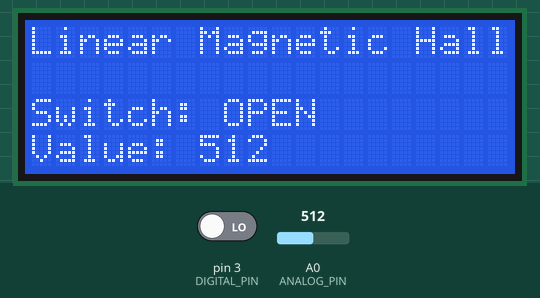
This program was run on a simulated Arduino Uno, built with avr-gcc and run on an emulated ATmega328P. Shown: 20×4 character LCD. The inputs (shaded band) are chosen by the test bench; at power-on: pin 3 (DIGITAL_PIN) LOW, A0 (ANALOG_PIN) = 512.

Above: at 1.2 s.
1.3 s: pin 3 (DIGITAL_PIN) driven HIGH
At 2.4 s:
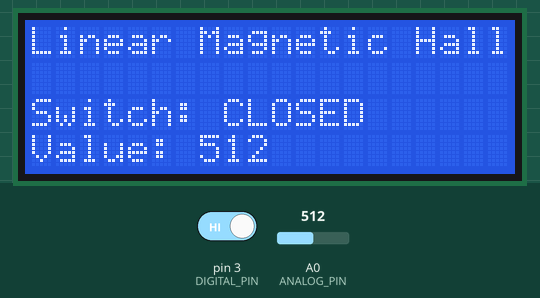
2.8 s: A0 (ANALOG_PIN) set to 716
At 4.0 s:
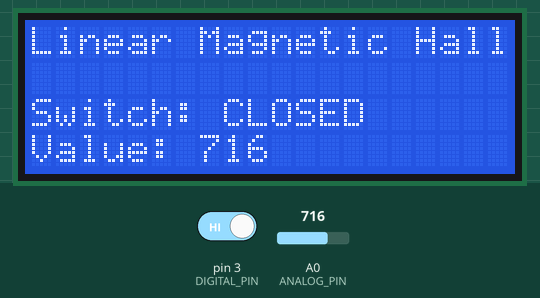
4.3 s: A0 (ANALOG_PIN) set to 900
At 5.5 s:
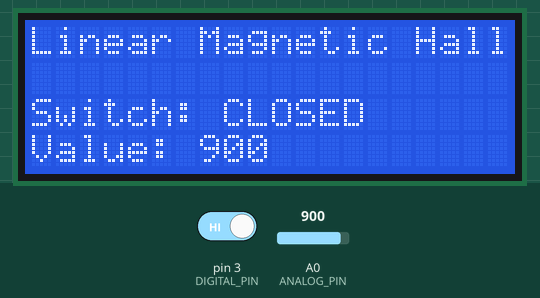
5.8 s: pin 3 (DIGITAL_PIN) driven LOW
At 6.7 s:
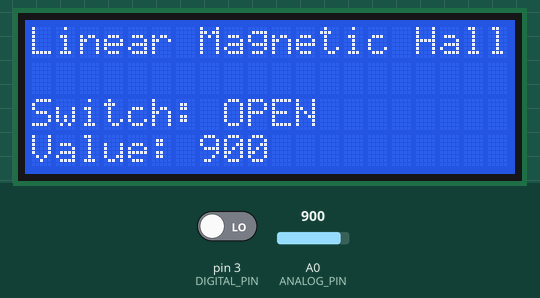
7.4 s: A0 (ANALOG_PIN) set to 1023
At 7.8 s:
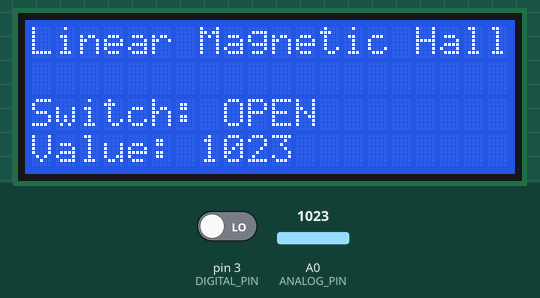
Timing chart, 0 to 10.0 s (numbered marks = the images above; inputs shaded):
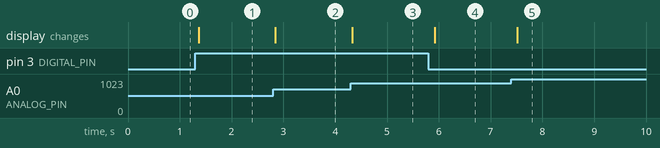

Measured:
- after the input at 1.3 s, the display: changes after 0.06 s (image 1)
- after the input at 2.8 s, the display: changes at once (image 2)
- after the input at 4.3 s, the display: changes at once (image 3)
- after the input at 5.8 s, the display: changes after 0.12 s (image 4)
- after the input at 7.4 s, the display: changes after 0.12 s (image 5)

The program:

main.cpp
```cpp
#include <Arduino.h>
#include <Wire.h>
#include <LiquidCrystal_I2C.h>

LiquidCrystal_I2C lcd(0x27, 20, 4);

#define DIGITAL_PIN 3
#define ANALOG_PIN A0

void setup() {
  pinMode(DIGITAL_PIN, INPUT);
  pinMode(ANALOG_PIN, INPUT);

  lcd.init();
  lcd.backlight();

  lcd.setCursor(0, 0);
  lcd.print("Linear Magnetic Hall");

  lcd.setCursor(0, 2);
  lcd.print("Switch:");

  lcd.setCursor(0, 3);
  lcd.print("Value:");
}

void loop() {
  lcd.setCursor(8, 2);
  if (digitalRead(DIGITAL_PIN)) {
    lcd.print("CLOSED");
  } else {
    lcd.print("OPEN  ");
  }

  lcd.setCursor(7, 3);
  lcd.print(analogRead(ANALOG_PIN));
  lcd.print("    ");

  delay(100);
}
```
